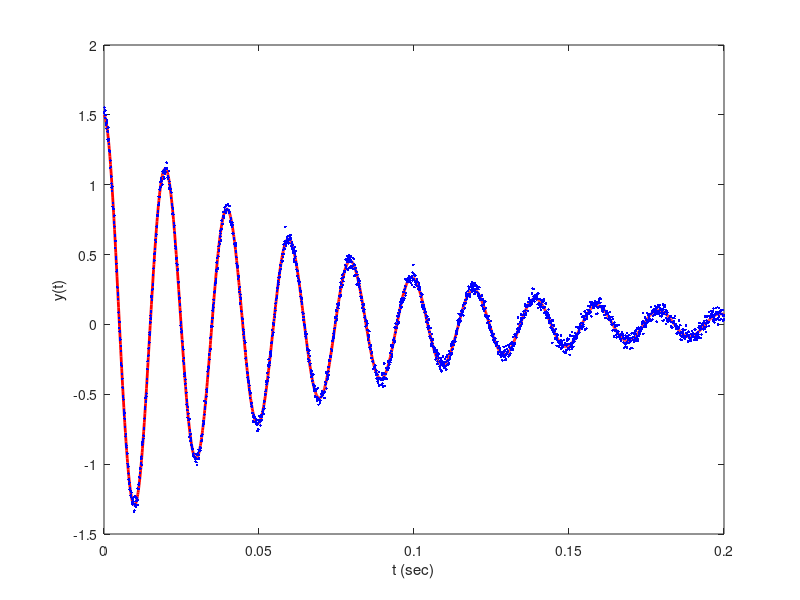

This chart was generated by the following MATLAB code: (Note: this script raises an error after producing the figure.)
clear all

t = 0:1e-4:0.2;
z0 = 1.5;
k = 1e5;
C = 30;
m = 1;

wn = (k/m)^(0.5);

y_model = z0*exp(-C*t/2).*cos((wn^2-C^2/4).^0.5*t);
dy = max(y_model)/5e1;

ny = length(y_model);
epsil = randn(1,ny);
y_obs = y_model + dy*epsil;

figure(1)
plot(t,y_model,'r-','LineWidth',2)
hold on
plot(t,y_obs,'b.')
hold off
xlabel('t (sec)')
ylabel('y(t)')

% %now create a mixed mode model with random initial conditions
% dz = z0/10;
% nz = 20;%length(y_obs);
% z1 = dz*randn(1,nz);
% epsil_ij = dy*randn(ny,nz);

% %now create a mixed mode model with random stiffness values
% dw = k/5e4;
% nw = 20;%length(y_obs);
% wn1 = dw*randn(1,nw);
% epsil_ij = dy*randn(ny,nw);
% wn_mixed = (wn + wn1);

% %now create a mixed mode model with random damping values
% dc = C/7;
% nc = 20;%length(y_obs);
% c1 = dc*randn(1,nc);
% epsil_ij = dy*randn(ny,nc);
% c_mixed = (C + c1);

for i=1:ny
    for j=1:nc
        % y_mixed(i,j) = (z0 + z1(j))*exp(-C*t(i)/2).*cos((wn^2-C^2/4).^0.5*t(i)) + epsil_ij(i,j);
        % y_mixed(i,j) = (z0)*exp(-C*t(i)/2).*cos((wn_mixed(j).^2-C^2/4).^0.5*t(i)) + epsil_ij(i,j);
        % y_mixed(i,j) = (z0)*exp(-c_mixed(j)*t(i)/2).*cos((wn.^2-c_mixed(j)^2/4).^0.5*t(i)) + epsil_ij(i,j);
    end
end

figure(2)
plot(t,y_mixed(:,1:20),'.')
xlabel('t')
ylabel('y(t)')
